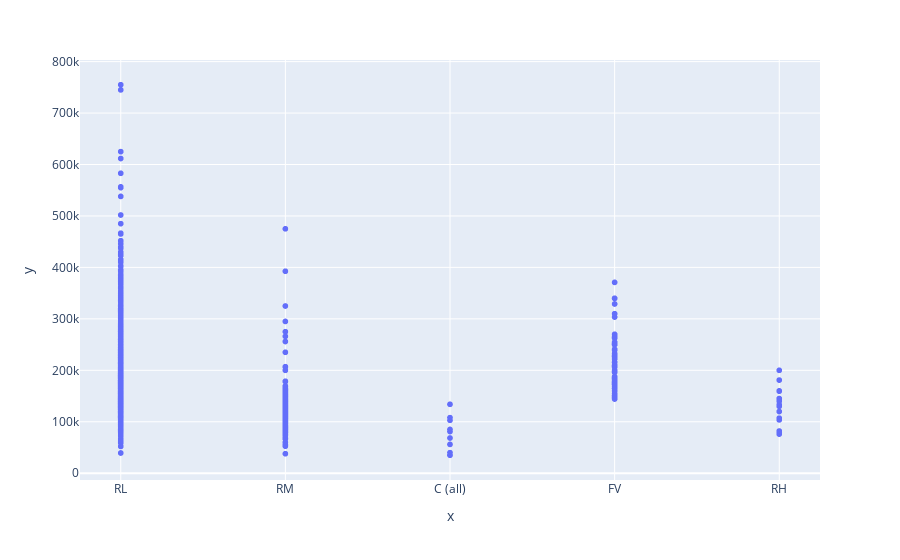

Notebook code for this chart:
### Code cell
fig = px.scatter(x = train["MSZoning"], y = train["SalePrice"])
fig.show()

### Figure 1 — Plotly figure (JSON) as saved in the notebook; plotly's stock layout.template omitted (floating-point values rounded to 4 significant figures; data arrays with more than 128 entries replaced by an {"elided": "..."} marker saying what was removed)
{"data": [{"hovertemplate": "x=%{x}<br>y=%{y}<extra></extra>", "legendgroup": "", "marker": {"color": "#636efa", "symbol": "circle"}, "mode": "markers", "name": "", "showlegend": false, "type": "scattergl", "x": {"elided": "1460 str values"}, "xaxis": "x", "y": {"elided": "1460 int values"}, "yaxis": "y"}], "layout": {"autosize": true, "legend": {"tracegroupgap": 0}, "margin": {"t": 60}, "xaxis": {"anchor": "y", "autorange": true, "domain": [0, 1], "range": [-0.2421, 4.242], "title": {"text": "x"}, "type": "category"}, "yaxis": {"anchor": "x", "autorange": true, "domain": [0, 1], "range": [-20860.0, 810800.0], "title": {"text": "y"}, "type": "linear"}}}
